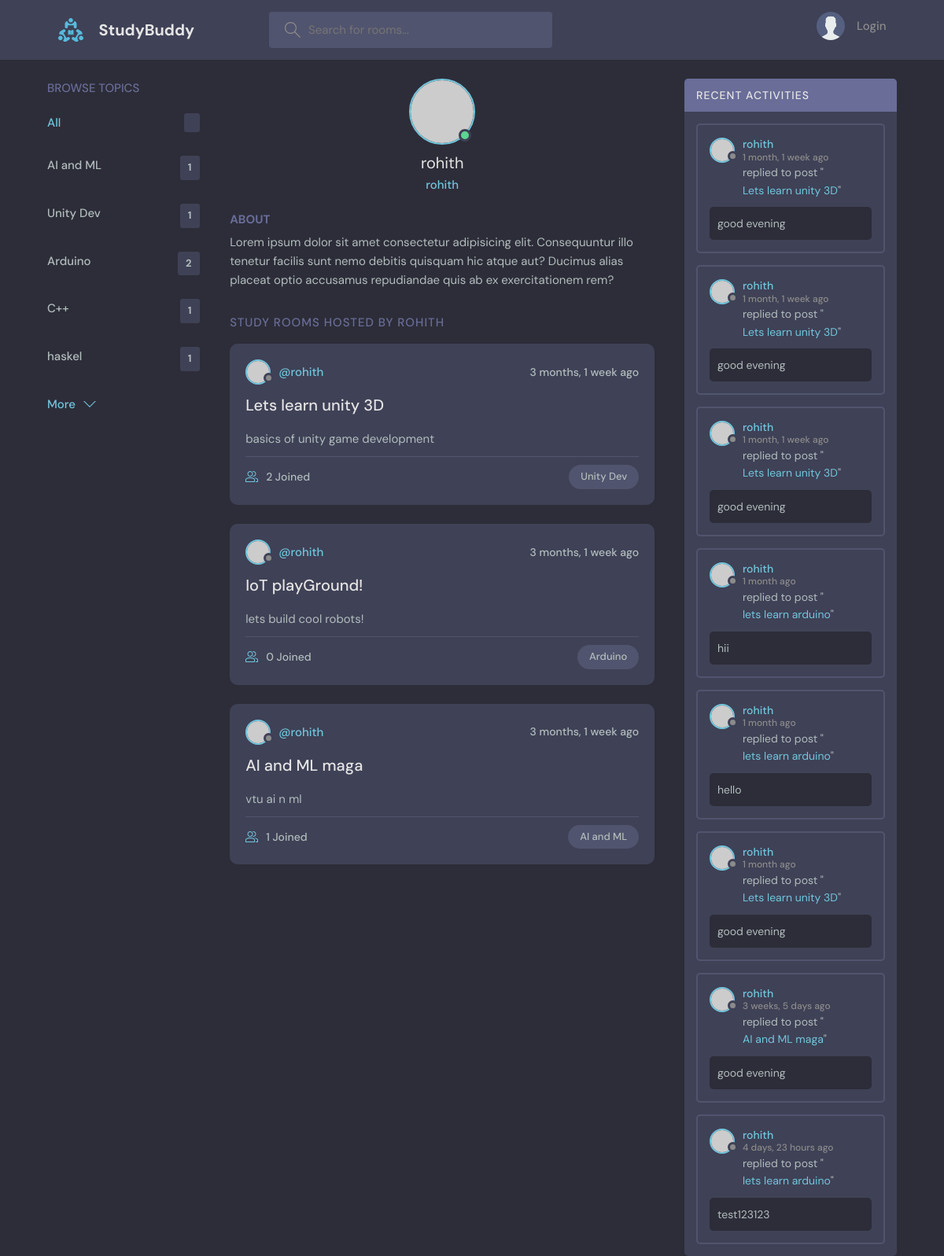
The app's page /profile/1 with its own data.
### base/models.py (models this page shows, shortened)
class Topic(models.Model):
    name=models.CharField(max_length=200)

class project(models.Model):
    host=models.ForeignKey(User,on_delete=models.SET_NULL,null=True)
    topic=models.ForeignKey(Topic,on_delete=models.SET_NULL,null=True)
    name=models.CharField(max_length=200)
    description=models.TextField(null=True,blank=True)
    participants=models.ManyToManyField(User,related_name='participants',blank=True)
    update=models.DateTimeField(auto_now=True)
    created=models.DateTimeField(auto_now_add=True)
    def __str__(self) :#this will be displayed in the admin console
        return self.name

class Message(models.Model):
        Project=models.ForeignKey(project,on_delete=models.CASCADE)
        user=models.ForeignKey(User,on_delete=models.CASCADE)
        body=models.TextField()
        update=models.DateTimeField(auto_now=True)
        created=models.DateTimeField(auto_now_add=True)
        def __str__(self):#this will be displayed in the admin console
             return self.body[:50]

### base/views.py (the view)
# urls.py: path('profile/<str:pk>',views.profile,name="user-profile"),
def profile(request,pk):
    user=User.objects.get(id=pk)
    rooms=project.objects.filter(host=user)
    room_messages=user.message_set.all()
    topics=Topic.objects.all()
    print(rooms)
    context={'user':user,'rooms':rooms,'room_messages':room_messages,'topics':topics}
    return render(request,'base/profile.html',context)

### base/templates/base/profile.html (shortened to what this page needs)
{% extends "main.html" %}
{% block content %}
  <main class="profile-page layout layout--3">
    <div class="container">
      {% include "base/topics_component.html" %}
      <div class="roomList">
        <div class="profile">
          <div class="profile__avatar">
            <div class="avatar avatar--large active">
              <img src="https://randomuser.me/api/portraits/men/11.jpg" />
            </div>
          </div>
          <div class="profile__info">
            <h3>{{user}}</h3>
            <p>{{user}}</p>
          </div>
          <div class="profile__about">
            <h3>About</h3>
            <p>
              Lorem ipsum dolor sit amet consectetur adipisicing elit. Consequuntur illo tenetur
              facilis sunt nemo debitis quisquam hic atque aut? Ducimus alias placeat optio
              accusamus repudiandae quis ab ex exercitationem rem?
            </p>
          </div>
        </div>
        <div class="roomList__header">
          <div>
            <h2>Study Rooms Hosted by {{user}}</a>
            </h2>
          </div>
        </div>
        {% include "base/feed.html" %}
      </div>
      {% include "base/activity_component.html" %}
    </div>
  </main>
{% endblock   %}

### templates/main.html (shortened to what this page needs)
<!DOCTYPE html>
{% load  static  %}
<html lang="en">
  <head>
    <link rel="stylesheet" href="{% static 'styles/style.css' %}"  />
  </head>
  <body>
    {% include 'nav.html' %}
    {% block content %}{% endblock  %}
  </body>
</html>

### templates/nav.html (shortened to what this page needs)
{% load static %}
<header class="header header--loggedIn">
  <div class="container">
    <a href="{% url 'home' %}" class="header__logo">
      <img src="{% static 'images/logo.svg'%}" />
      <h1>StudyBuddy</h1>
    </a>
    <form class="header__search" method="GET" action="{% url 'home' %}">
      <label>
        <input name="q" placeholder="Search for rooms..." />
      </label>
    </form>
    <nav class="header__menu">
      {% if request.user.is_authenticated %}
      <div class="header__user">
        <a href="{% url 'user-profile' request.user.id %}">
          <div class="avatar avatar--medium active">
            <img src="https://randomuser.me/api/portraits/men/37.jpg" />
          </div>
          <p>{{request.user}} <span>@{{request.user}}</span></p>
        </a>
        <button class="dropdown-button">
          <svg version="1.1" xmlns="http://www.w3.org/2000/svg" width="32" height="32" viewBox="0 0 32 32">
            <title>chevron-down</title>
            <path d="M16 21l-13-13h-3l16 16 16-16h-3l-13 13z"></path>
          </svg>
        </button>
      </div>
      {% else %}
      <a href="{% url 'login' %}">
        <img src="{% static 'images/avatar.svg'%}" />
        <p>Login</p>
      </a>
      {% endif %}
    </nav>
  </div>
</header>

### base/templates/base/topics_component.html
<div class="topics">
    <div class="topics__header">
      <h2>Browse Topics</h2>
    </div>
    <ul class="topics__list">
      <li>
        <a href="{% url 'home' %}" class="active">All <span>{{room_count}}</span></a>
      </li>
      {% for topic in topics %}
      <li>
        <a href="{% url 'home' %}?q={{ topic.name }}">{{ topic.name }} <span>{{ topic.project_set.all.count }}</span></a>
      </li>
      {% endfor %}
    </ul>
    <a class="btn btn--link" href="{% url "topics" %}">
      More
      <svg version="1.1" xmlns="http://www.w3.org/2000/svg" width="32" height="32" viewBox="0 0 32 32">
        <title>chevron-down</title>
        <path d="M16 21l-13-13h-3l16 16 16-16h-3l-13 13z"></path>
      </svg>
    </a>
  </div>

### base/templates/base/feed.html (shortened to what this page needs)
{% for room in rooms %}
<div class="roomListRoom">
    <div class="roomListRoom__header">
      <a href="{% url 'user-profile' room.host.id %}" class="roomListRoom__author">
        <div class="avatar avatar--small">
          <img src="https://randomuser.me/api/portraits/women/11.jpg" />
        </div>
        <span>@{{room.host.username}}</span>
      </a>
      <div class="roomListRoom__actions">
        <span>{{room.created|timesince}} ago</span>
      </div>
    </div>
    <div class="roomListRoom__content">
      <a href="{% url 'room' room.id %}">{{ room.name }}</a>
      <p>
        {{room.description}}
      </p>
    </div>
    <div class="roomListRoom__meta">
      <a href="room.html" class="roomListRoom__joined">
         {{room.participants.all.count}}  Joined
      </a>
      <p class="roomListRoom__topic">{{room.topic.name}}</p>
    </div>
  </div>
  {% endfor %}

### base/templates/base/activity_component.html (shortened to what this page needs)
<div class="activities">
  <div class="activities__header">
    <h2>Recent Activities</h2>
  </div>
  {% for msg in room_messages %}
  <div class="activities__box">
    <div class="activities__boxHeader roomListRoom__header">
      <a href="{% url 'user-profile' msg.user.id %}" class="roomListRoom__author">
        <div class="avatar avatar--small">
          <img src="https://randomuser.me/api/portraits/women/11.jpg" alt="User avatar" />
        </div>
        <p>
          {{ msg.user }}
          <span>{{ msg.created|timesince }} ago</span>
        </p>
      </a>
    </div>
    <div class="activities__boxContent">
      <p>replied to post "<a href="{% url 'room' msg.Project.id %}">{{msg.Project}}</a>"</p>
      <div class="activities__boxRoomContent">
        {{msg}}
      </div>
    </div>
  </div>
  {% endfor %}
</div>

### records on screen
Topic: name "AI and ML", project_set.all.count "1"
Topic: name "Unity Dev", project_set.all.count "1"
Topic: name "Arduino", project_set.all.count "2"
Topic: name "C++", project_set.all.count "1"
Topic: name "haskel", project_set.all.count "1"
project: host.username "rohith", created "3 months, 1 week", name "Lets learn unity 3D", description "basics of unity game development", participants.all.count "2", topic.name "Unity Dev"
project: host.username "rohith", created "3 months, 1 week", name "IoT playGround!", description "lets build cool robots!", participants.all.count "0", topic.name "Arduino"
project: host.username "rohith", created "3 months, 1 week", name "AI and ML maga", description "vtu ai n ml", participants.all.count "1", topic.name "AI and ML"
Message: user "rohith", created "1 month, 1 week", Project "Lets learn unity 3D", body "good evening"
Message: user "rohith", created "1 month, 1 week", Project "Lets learn unity 3D", body "good evening"
Message: user "rohith", created "1 month, 1 week", Project "Lets learn unity 3D", body "good evening"
Message: user "rohith", created "1 month", Project "lets learn arduino", body "hii"
Message: user "rohith", created "1 month", Project "lets learn arduino", body "hello"
Message: user "rohith", created "1 month", Project "Lets learn unity 3D", body "good evening"
Message: user "rohith", created "3 weeks, 5 days", Project "AI and ML maga", body "good evening"
Message: user "rohith", created "4 days, 23 hours", Project "lets learn arduino", body "test123123"

### other values on screen
{{ user }} "rohith"
{{ user }} "ROHITH"
